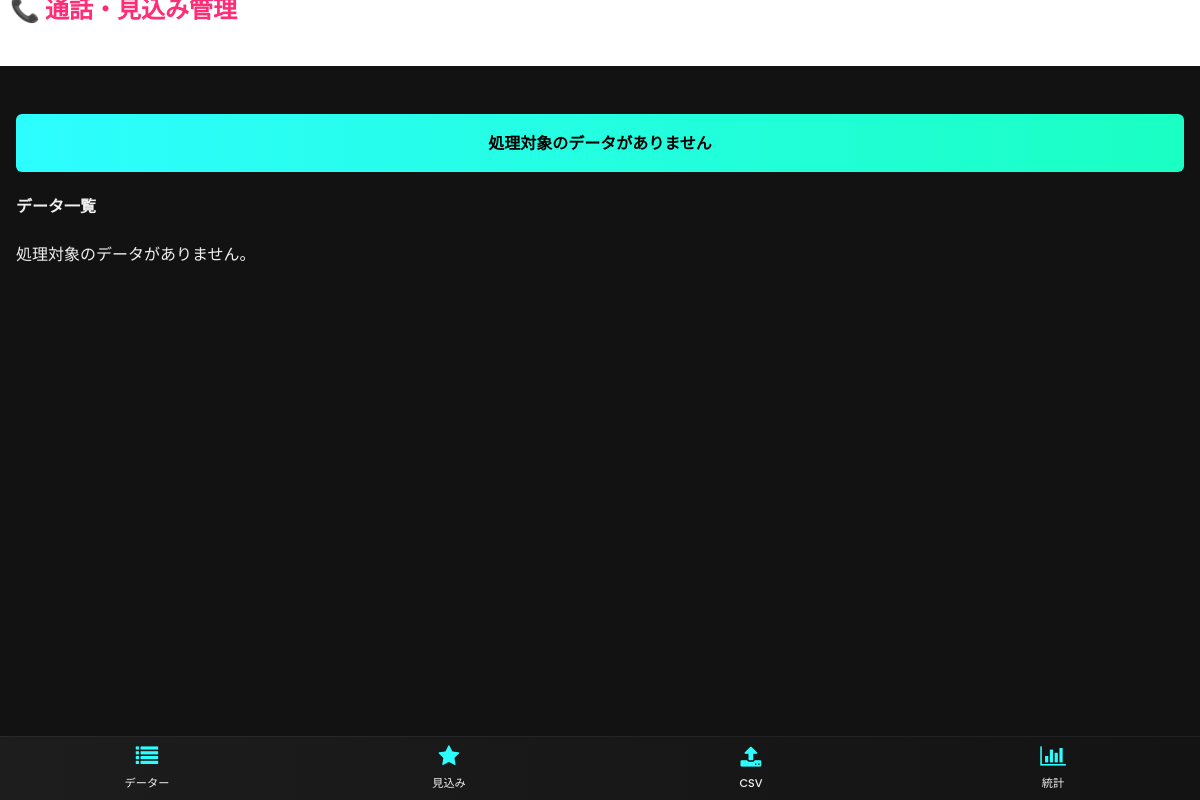
Before: /records with the older database file.
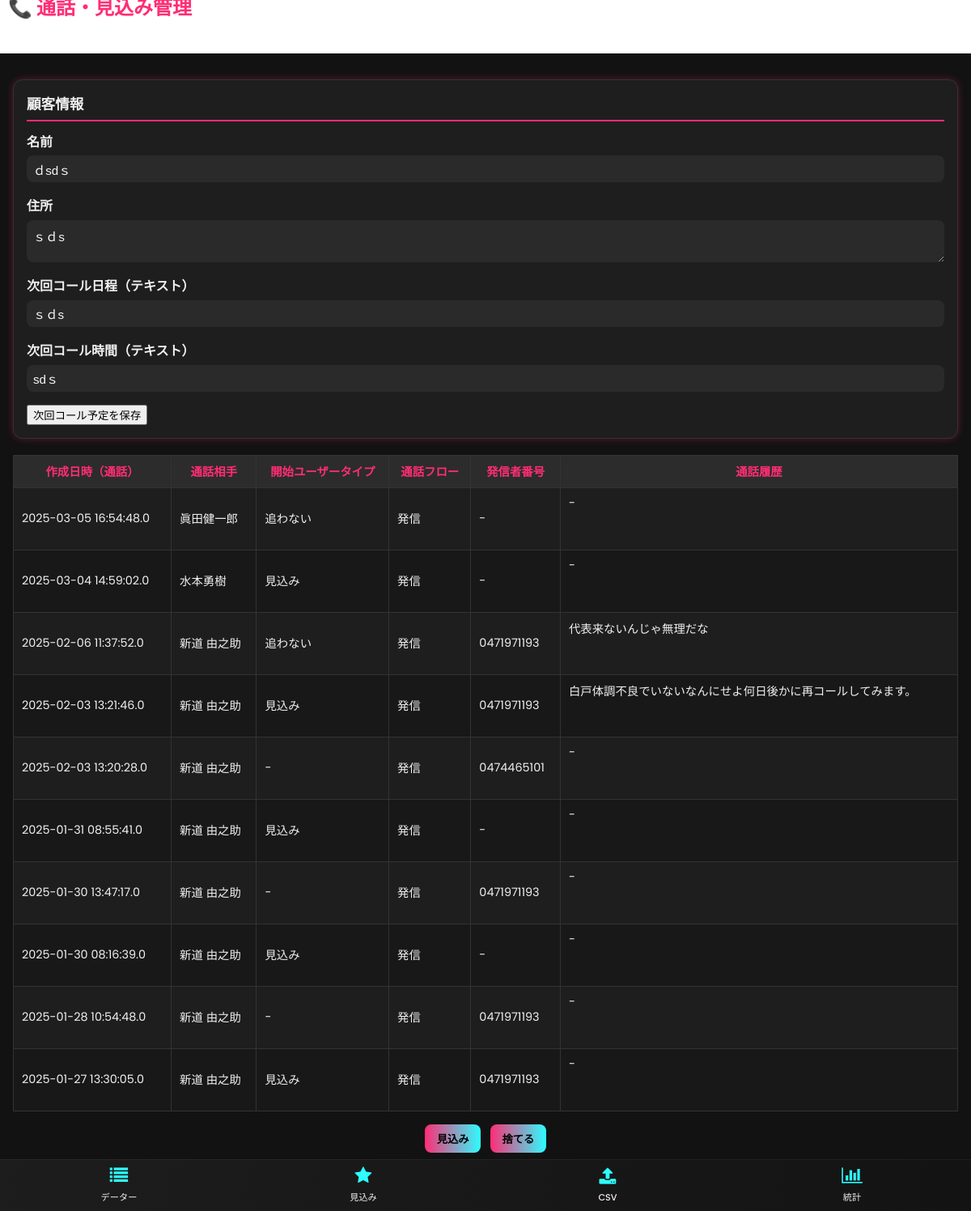
After: the same page with the newer database file.
### tables this page shows
CREATE TABLE datasets (
                id INTEGER PRIMARY KEY AUTOINCREMENT,
                shop_name TEXT NOT NULL,
                address TEXT NOT NULL,
                csv_name TEXT DEFAULT NULL,
                status TEXT NOT NULL DEFAULT 'active',
                created_at TIMESTAMP DEFAULT CURRENT_TIMESTAMP
            , phone TEXT, next_call_date TEXT, next_call_time TEXT);

CREATE TABLE calls (
                id INTEGER PRIMARY KEY AUTOINCREMENT,
                dataset_id INTEGER,
                start_user_type TEXT NOT NULL,
                callee TEXT NOT NULL,
                call_flow TEXT DEFAULT NULL,
                caller_number TEXT NOT NULL,
                content TEXT DEFAULT NULL,
                created_at TIMESTAMP DEFAULT CURRENT_TIMESTAMP, date TEXT,
                FOREIGN KEY(dataset_id) REFERENCES datasets(id) ON DELETE CASCADE
            );

### src/routes.py (the view)
@bp.route("/records")
def list_records():
    after = request.args.get("after", type=int)
    with get_cursor() as cur:
        if after:
            cur.execute(
                "SELECT * FROM datasets WHERE status='active' AND id>? ORDER BY id ASC LIMIT 1",
                (after,),
            )
        else:
            cur.execute(
                "SELECT * FROM datasets WHERE status='active' ORDER BY id ASC LIMIT 1"
            )
        ds = cur.fetchone()
        if not ds:
            flash("処理対象のデータがありません", "success")
            return render_template("list.html", dataset=None, calls=[])
        dataset = dict(ds)
        cur.execute(
            "SELECT * FROM calls WHERE dataset_id=? ORDER BY id ASC",
            (dataset["id"],),
        )
        calls = [dict(r) for r in cur.fetchall()]
    return render_template("list.html", dataset=dataset, calls=calls)

### src/db.py (called while the page is built)
def ensure_dir(path: str):
    d = os.path.dirname(path)
    if d and not os.path.exists(d):
        os.makedirs(d, exist_ok=True)

def get_connection():
    ensure_dir(DB_PATH)
    conn = sqlite3.connect(DB_PATH)
    conn.row_factory = sqlite3.Row
    return conn

@contextmanager
def get_cursor():
    conn = get_connection()
    cur = conn.cursor()
    try:
        yield cur
        conn.commit()
    finally:
        cur.close()
        conn.close()

### templates/list.html
{% extends 'base.html' %}
{% block content %}
  {% if not dataset %}
    <h4>データ一覧</h4>
    <p>処理対象のデータがありません。</p>
  {% else %}
    <div class="left-panel">
    <h2 style="border-bottom: 1px solid  linear-gradient(to right, #ff2d75, #ff6a95);">顧客情報</h2>
    <div class="form-group">
      <label>名前</label>
      <input type="text" value="{{ dataset.shop_name }}">
    </div>
    <div class="form-group">
      <label>住所</label>
      <textarea rows="2">{{ dataset.address }}</textarea>
    </div>
    <form method="post" action="{{ url_for('main.update_next_call', dataset_id=dataset.id) }}">
      <div class="form-group">
        <label>次回コール日程（テキスト）</label>
        <input type="text" name="next_call_date" value="{{ dataset.next_call_date or '' }}" placeholder="例: 2025-10-10 / 来週金曜" />
      </div>
      <div class="form-group">
        <label>次回コール時間（テキスト）</label>
        <input type="text" name="next_call_time" value="{{ dataset.next_call_time or '' }}" placeholder="例: 14:00 / 午後2時" />
      </div>
      <button type="submit">次回コール予定を保存</button>
    </form>
  </div>
    {% if calls %}
    <div style="overflow:auto">
      <table>
        <thead>
          <tr>
            <th>作成日時（通話）</th>
            <th>通話相手</th>
            <th>開始ユーザータイプ</th>
            <th>通話フロー</th>
            <th>発信者番号</th>
            <th>通話履歴</th>
          </tr>
        </thead>
        <tbody>
          {% for r in calls %}
          <tr>
             <td>{{ r.date or r.created_at }}</td>
             <td>{{ r.callee }}</td>
            <td>{{ r.start_user_type }}</td>
            <td>{{ r.call_flow or '-' }}</td>
            <td>{{ r.caller_number }}</td>
            <td><div style="white-space: pre-wrap; height:60px; width:100%; max-width:500px; overflow:auto">{{ r.content or '-' }}</div></td>
          </tr>
          {% endfor %}
        </tbody>
      </table>
    </div>
    {% else %}
      <p>このデータセットには行がありません。</p>
    {% endif %}
    <div class="actions" style="margin-top: 1rem">
      <form class="inline" method="post" action="{{ url_for('main.mark_prospect', dataset_id=dataset.id) }}">
        <button type="submit">見込み</button>
      </form>
      <form class="inline" method="post" action="{{ url_for('main.discard_dataset', dataset_id=dataset.id) }}" onsubmit="return confirm('このデータセットを削除しますか？');">
        <button type="submit">捨てる</button>
      </form>
    </div>
  {% endif %}
{% endblock %}

### templates/base.html (shortened to what this page needs)
<!DOCTYPE html>
<html lang="ja">
<head>
</head>
<body>
  <header>
    <h3>📞 通話・見込み管理</h3>
  </header>
  <div class="main">
  {% with messages = get_flashed_messages(with_categories=true) %}
    {% if messages %}
      <ul>
        {% for category, message in messages %}
          <li class="{{ category }}">{{ message }}</li>
        {% endfor %}
      </ul>
    {% endif %}
  {% endwith %}
  {% block content %}{% endblock %}
<footer class="icon-footer" role="contentinfo" aria-label="ショートカット">
  <a href="{{ url_for('main.list_records') }}" title="データー一覧">
    <i class="fa fa-list" aria-hidden="true"></i>
    <span>データー</span>
  </a>
  <a href="{{ url_for('main.list_prospects') }}" title="見込み一覧">
    <i class="fa fa-star" aria-hidden="true"></i>
    <span>見込み</span>
  </a>
  <a href="{{ url_for('main.upload_csv') }}" title="CSV取り込み">
    <i class="fa fa-upload" aria-hidden="true"></i>
    <span>CSV</span>
  </a>
  <a href="{{ url_for('main.stats_page') }}" title="統計">
    <i class="fa fa-bar-chart" aria-hidden="true"></i>
    <span>統計</span>
  </a>
</footer>
<link rel="stylesheet" href="https://cdnjs.cloudflare.com/ajax/libs/font-awesome/4.7.0/css/font-awesome.min.css">
  </div>
</body>
</html>

### templates/base.html (style rules this page uses)
:root { --color-bg: #121212; --color-panel: #1e1e1e; --color-accent1: #ff2d75; --color-accent2: #2dfdff; --color-text: #f0f0f0; }
body { margin: 0; font-family: 'Poppins', sans-serif; background-color: var(--color-bg); color: var(--color-text); font-size: 16px; }
*, *::before, *::after { box-sizing: border-box; }
a { color: var(--color-accent2); text-decoration: none; font-weight: 500; }
header { padding: 10px; display: flex; flex-direction: column; gap: 0.5rem; margin-bottom: 1rem; padding-bottom: 0; border-bottom: none; background-color: white; width: 100%; height: 60px; }
h3 { margin: 0; font-size: 1.5rem; color: var(--color-accent1); display: inline-block; padding-bottom: 0.25rem; }
table { width: 100%; border-collapse: collapse; background: var(--color-panel); border: 1px solid #333; }
th, td { padding: 8px 10px; border: 1px solid #333; font-size: 0.9rem; white-space: nowrap; }
th { background: #2c2c2c; color: var(--color-accent1); }
tr:nth-child(even) { background-color: #181818; }
form.inline { display: inline; }
@media (min-width: 768px) { header { flex-direction: row; align-items: center; justify-content: space-between; } }
.icon-footer { position: fixed; left: 0; right: 0; bottom: 0; display: flex; justify-content: space-around; align-items: center; background: linear-gradient(90deg, rgba(30,30,30,0.96), rgba(20,20,20,0.96)); border-top: 1px solid rgba(255,255,255,0.05); padding: 0.5rem 0; z-index: 9999; gap: 0.5rem; }
.icon-footer a { color: var(--color-accent2); text-align: center; font-size: 0.85rem; display: flex; flex-direction: column; align-items: center; gap: 0.25rem; width: 72px; text-decoration: none; }
.icon-footer i.fa { font-size: 1.4rem; line-height: 1; display: block; color: var(--color-accent2); }
.icon-footer a span { font-size: 0.7rem; color: var(--color-text); margin-top: 0.15rem; }
main, .table-container, .actions, header, .nav { padding-bottom: 3.5rem; }
.left-panel h2 { font-size: 1.1rem; color: var(--color-text); border-bottom: 2px solid var(--color-accent1); padding-bottom: 0.35rem; margin-top: 0; margin-bottom: 0.75rem; }
.left-panel, .right-panel { background: #1e1e1e; border: 1px solid #333; padding: 1rem; border-radius: 12px; box-shadow: 0 0 10px rgba(255, 45, 117, 0.3); }
.left-panel { flex: 1 1 35%; min-width: 300px; margin-bottom: 20px; }
.left-panel { flex: 1 1 35%; min-width: 300px; padding: 1rem; }
.form-group { margin-bottom: 1rem; }
.actions { display: flex; justify-content: center; gap: 0.75rem; align-items: center; }
.actions .inline button { background: linear-gradient(to right, var(--color-accent1), var(--color-accent2)); color: #000; border: none; padding: 0.5rem 0.9rem; border-radius: 8px; cursor: pointer; font-weight: 600; }
.actions { width: 100%; box-sizing: border-box; }
.actions .inline { display: inline-block; margin: 0; }
label { font-weight: 600; margin-bottom: 0.3rem; display: block; }
input, select, textarea { width: 100%; max-width: 100%; padding: 0.5rem; font-size: 0.95rem; border: none; border-radius: 8px; background-color: #2a2a2a; color: #f8f8f8; box-sizing: border-box; display: block; }
textarea { resize: vertical; }
.main { padding: 1rem; }

Changed rows visible on the page:
added datasets: shop_name "ｄsdｓ", address "ｓｄs", next_call_date "ｓｄs", next_call_time "sdｓ"
added calls: date "2025-03-05 16:54:48.0", callee "眞田健一郎", start_user_type "追わない", call_flow "発信", caller_number "-", content "-"
added calls: date "2025-03-04 14:59:02.0", callee "水本勇樹", start_user_type "見込み", call_flow "発信", caller_number "-", content "-"
added calls: date "2025-02-06 11:37:52.0", callee "新道 由之助", start_user_type "追わない", call_flow "発信", caller_number "0471971193", content "代表来ないんじゃ無理だな"
added calls: date "2025-02-03 13:21:46.0", callee "新道 由之助", start_user_type "見込み", call_flow "発信", caller_number "0471971193", content "白戸体調不良でいないなんにせよ何日後かに再コールしてみます。"
added calls: date "2025-02-03 13:20:28.0", callee "新道 由之助", start_user_type "-", call_flow "発信", caller_number "0474465101", content "-"
added calls: date "2025-01-31 08:55:41.0", callee "新道 由之助", start_user_type "見込み", call_flow "発信", caller_number "-", content "-"
added calls: date "2025-01-30 13:47:17.0", callee "新道 由之助", start_user_type "-", call_flow "発信", caller_number "0471971193", content "-"
added calls: date "2025-01-30 08:16:39.0", callee "新道 由之助", start_user_type "見込み", call_flow "発信", caller_number "-", content "-"
added calls: date "2025-01-28 10:54:48.0", callee "新道 由之助", start_user_type "-", call_flow "発信", caller_number "0471971193", content "-"
added calls: date "2025-01-27 13:30:05.0", callee "新道 由之助", start_user_type "見込み", call_flow "発信", caller_number "0471971193", content "-"
Other visible differences:
text no longer shown: "データ一覧 処理対象のデータがありません。"
text now shown: "顧客情報 名前 住所 次回コール日程（テキスト） 次回コール時間（テキスト） 次回コール予定を保存 作成日時（通話） 通話相手 開始ユーザータイプ 通話フロー 発信者番号 通話履歴 見込み 捨てる"
list line gone: "処理対象のデータがありません"
